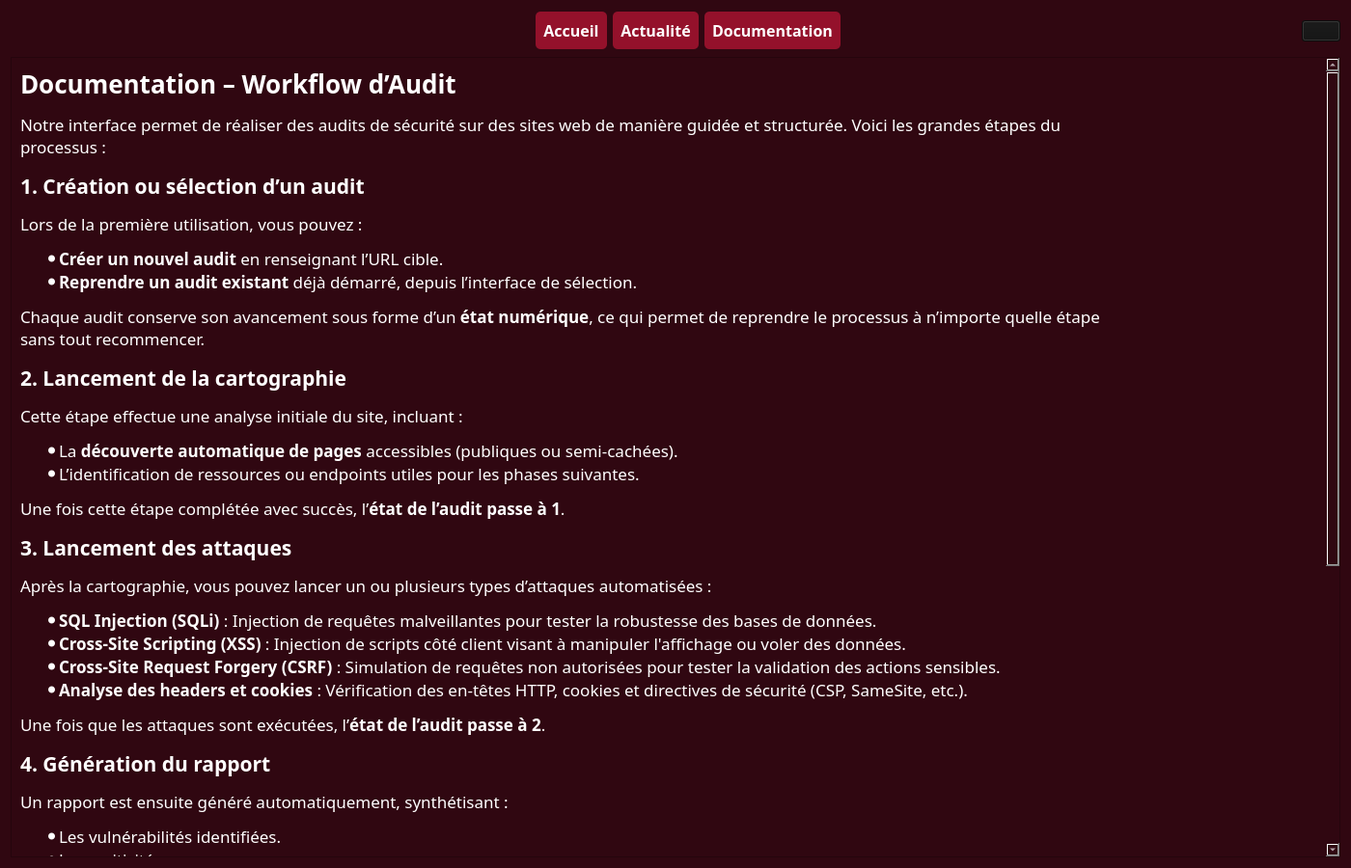
<?xml version="1.0" encoding="UTF-8"?>
<ui version="4.0">
 <class>Documentation</class>
 <widget class="QWidget" name="Documentation">
  <property name="geometry">
   <rect>
    <x>0</x>
    <y>0</y>
    <width>1400</width>
    <height>900</height>
   </rect>
  </property>
  <property name="sizePolicy">
   <sizepolicy hsizetype="Expanding" vsizetype="Preferred">
    <horstretch>0</horstretch>
    <verstretch>0</verstretch>
   </sizepolicy>
  </property>
  <property name="minimumSize">
   <size>
    <width>1400</width>
    <height>900</height>
   </size>
  </property>
  <property name="windowTitle">
   <string>Documentation</string>
  </property>
  <property name="styleSheet">
   <string notr="true">background-color: #300711;
color: white;
</string>
  </property>
  <layout class="QGridLayout" name="gridLayout_2">
   <item row="0" column="0">
    <layout class="QGridLayout" name="gridLayout">
     <item row="0" column="0">
      <widget class="QLabel" name="labelLogo">
       <property name="minimumSize">
        <size>
         <width>65</width>
         <height>42</height>
        </size>
       </property>
       <property name="maximumSize">
        <size>
         <width>65</width>
         <height>42</height>
        </size>
       </property>
       <property name="text">
        <string/>
       </property>
       <property name="pixmap">
        <pixmap>../resources/images/logo.png</pixmap>
       </property>
       <property name="scaledContents">
        <bool>true</bool>
       </property>
      </widget>
     </item>
     <item row="0" column="1">
      <spacer name="horizontalSpacer">
       <property name="orientation">
        <enum>Qt::Orientation::Horizontal</enum>
       </property>
       <property name="sizeHint" stdset="0">
        <size>
         <width>40</width>
         <height>20</height>
        </size>
       </property>
      </spacer>
     </item>
     <item row="0" column="4">
      <widget class="QPushButton" name="pushButtonDocumentationDocumentation">
       <property name="font">
        <font>
         <family>JetBrainsMono Nerd Font</family>
         <pointsize>12</pointsize>
         <bold>true</bold>
        </font>
       </property>
       <property name="styleSheet">
        <string notr="true">QPushButton {
    background-color: #94112b; 
    color: white;
    font-weight: bold;
    border-radius: 5px;
    padding: 8px;
}
QPushButton:hover {
    background-color: #76061c;
}</string>
       </property>
       <property name="text">
        <string>Documentation</string>
       </property>
      </widget>
     </item>
     <item row="0" column="3">
      <widget class="QPushButton" name="pushButtonActualiteDocumentation">
       <property name="font">
        <font>
         <family>JetBrainsMono Nerd Font</family>
         <pointsize>12</pointsize>
         <bold>true</bold>
        </font>
       </property>
       <property name="styleSheet">
        <string notr="true">QPushButton {
    background-color: #94112b; 
    color: white;
    font-weight: bold;
    border-radius: 5px;
    padding: 8px;
}
QPushButton:hover {
    background-color: #76061c;
}</string>
       </property>
       <property name="text">
        <string>Actualité</string>
       </property>
      </widget>
     </item>
     <item row="0" column="2">
      <widget class="QPushButton" name="pushButtonAccueilDocumentation">
       <property name="font">
        <font>
         <family>JetBrainsMono Nerd Font</family>
         <pointsize>12</pointsize>
         <bold>true</bold>
        </font>
       </property>
       <property name="styleSheet">
        <string notr="true">QPushButton {
    background-color: #94112b; 
    color: white;
    font-weight: bold;
    border-radius: 5px;
    padding: 8px;
}
QPushButton:hover {
    background-color: #76061c;
}</string>
       </property>
       <property name="text">
        <string>Accueil</string>
       </property>
      </widget>
     </item>
     <item row="0" column="5">
      <spacer name="horizontalSpacer_2">
       <property name="orientation">
        <enum>Qt::Orientation::Horizontal</enum>
       </property>
       <property name="sizeHint" stdset="0">
        <size>
         <width>40</width>
         <height>20</height>
        </size>
       </property>
      </spacer>
     </item>
     <item row="0" column="6">
      <widget class="QPushButton" name="pushButtonDeconnexionDocumentation">
       <property name="styleSheet">
        <string notr="true">background-color: #121212;
color: white;
</string>
       </property>
       <property name="text">
        <string/>
       </property>
       <property name="icon">
        <iconset>
         <normaloff>../resources/images/deconnexion.png</normaloff>../resources/images/deconnexion.png</iconset>
       </property>
       <property name="iconSize">
        <size>
         <width>32</width>
         <height>32</height>
        </size>
       </property>
      </widget>
     </item>
    </layout>
   </item>
   <item row="1" column="0">
    <widget class="QScrollArea" name="scrollArea">
     <property name="styleSheet">
      <string notr="true">QScrollBar::handle:vertical {
	background-color: #76061C; 
}
QScrollBar::handle:horizontal {
	background-color: #76061C; 
}</string>
     </property>
     <property name="widgetResizable">
      <bool>true</bool>
     </property>
     <widget class="QWidget" name="scrollAreaWidgetContents">
      <property name="geometry">
       <rect>
        <x>0</x>
        <y>0</y>
        <width>1418</width>
        <height>1245</height>
       </rect>
      </property>
      <layout class="QVBoxLayout" name="verticalLayout">
       <item>
        <widget class="QLabel" name="label_4">
         <property name="font">
          <font>
           <family>JetBrainsMono Nerd Font</family>
           <pointsize>13</pointsize>
          </font>
         </property>
         <property name="text">
          <string>&lt;h2&gt;Documentation – Workflow d’Audit&lt;/h2&gt;

&lt;p&gt;Notre interface permet de réaliser des audits de sécurité sur des sites web de manière guidée et structurée. Voici les grandes étapes du &lt;br&gt;processus :&lt;/p&gt;

&lt;h3&gt;1. Création ou sélection d’un audit&lt;/h3&gt;
&lt;p&gt;
  Lors de la première utilisation, vous pouvez :
  &lt;ul&gt;
    &lt;li&gt;&lt;strong&gt;Créer un nouvel audit&lt;/strong&gt; en renseignant l’URL cible.&lt;/li&gt;
    &lt;li&gt;&lt;strong&gt;Reprendre un audit existant&lt;/strong&gt; déjà démarré, depuis l’interface de sélection.&lt;/li&gt;
  &lt;/ul&gt;
&lt;/p&gt;
&lt;p&gt;
  Chaque audit conserve son avancement sous forme d’un &lt;strong&gt;état numérique&lt;/strong&gt;, ce qui permet de reprendre le processus à n’importe quelle étape &lt;br&gt;sans tout recommencer.
&lt;/p&gt;

&lt;h3&gt;2. Lancement de la cartographie&lt;/h3&gt;
&lt;p&gt;
  Cette étape effectue une analyse initiale du site, incluant :
  &lt;ul&gt;
    &lt;li&gt;La &lt;strong&gt;découverte automatique de pages&lt;/strong&gt; accessibles (publiques ou semi-cachées).&lt;/li&gt;
    &lt;li&gt;L’identification de ressources ou endpoints utiles pour les phases suivantes.&lt;/li&gt;
  &lt;/ul&gt;
&lt;/p&gt;
&lt;p&gt;Une fois cette étape complétée avec succès, l’&lt;strong&gt;état de l’audit passe à 1&lt;/strong&gt;.&lt;/p&gt;

&lt;h3&gt;3. Lancement des attaques&lt;/h3&gt;
&lt;p&gt;
  Après la cartographie, vous pouvez lancer un ou plusieurs types d’attaques automatisées :
  &lt;ul&gt;
    &lt;li&gt;&lt;strong&gt;SQL Injection (SQLi)&lt;/strong&gt; : Injection de requêtes malveillantes pour tester la robustesse des bases de données.&lt;/li&gt;
    &lt;li&gt;&lt;strong&gt;Cross-Site Scripting (XSS)&lt;/strong&gt; : Injection de scripts côté client visant à manipuler l'affichage ou voler des données.&lt;/li&gt;
    &lt;li&gt;&lt;strong&gt;Cross-Site Request Forgery (CSRF)&lt;/strong&gt; : Simulation de requêtes non autorisées pour tester la validation des actions sensibles.&lt;/li&gt;
    &lt;li&gt;&lt;strong&gt;Analyse des headers et cookies&lt;/strong&gt; : Vérification des en-têtes HTTP, cookies et directives de sécurité (CSP, SameSite, etc.).&lt;/li&gt;
  &lt;/ul&gt;
&lt;/p&gt;
&lt;p&gt;Une fois que les attaques sont exécutées, l’&lt;strong&gt;état de l’audit passe à 2&lt;/strong&gt;.&lt;/p&gt;

&lt;h3&gt;4. Génération du rapport&lt;/h3&gt;
&lt;p&gt;
  Un rapport est ensuite généré automatiquement, synthétisant :
  &lt;ul&gt;
    &lt;li&gt;Les vulnérabilités identifiées.&lt;/li&gt;
    &lt;li&gt;Leur criticité.&lt;/li&gt;
    &lt;li&gt;Les recommandations associées.&lt;/li&gt;
  &lt;/ul&gt;
&lt;/p&gt;
&lt;p&gt;Une fois cette phase terminée, l’&lt;strong&gt;état de l’audit passe à 3&lt;/strong&gt;.&lt;/p&gt;

&lt;h3&gt;Gestion de l’état des audits&lt;/h3&gt;
&lt;p&gt;Le système repose sur une gestion d’état pour permettre de reprendre un audit à n’importe quelle étape :&lt;/p&gt;

&lt;table border=&quot;1&quot; cellspacing=&quot;0&quot; cellpadding=&quot;6&quot;&gt;
  &lt;thead&gt;
    &lt;tr&gt;
      &lt;th&gt;État&lt;/th&gt;
      &lt;th&gt;Signification&lt;/th&gt;
    &lt;/tr&gt;
  &lt;/thead&gt;
  &lt;tbody&gt;
    &lt;tr&gt;
      &lt;td&gt;0&lt;/td&gt;
      &lt;td&gt;Audit créé, aucune action lancée.&lt;/td&gt;
    &lt;/tr&gt;
    &lt;tr&gt;
      &lt;td&gt;1&lt;/td&gt;
      &lt;td&gt;Cartographie réalisée.&lt;/td&gt;
    &lt;/tr&gt;
    &lt;tr&gt;
      &lt;td&gt;2&lt;/td&gt;
      &lt;td&gt;Attaques effectuées.&lt;/td&gt;
    &lt;/tr&gt;
    &lt;tr&gt;
      &lt;td&gt;3&lt;/td&gt;
      &lt;td&gt;Rapport généré.&lt;/td&gt;
    &lt;/tr&gt;
  &lt;/tbody&gt;
&lt;/table&gt;

&lt;p&gt;
  Il est possible de &lt;strong&gt;s’arrêter à une étape sans tout faire d’un coup&lt;/strong&gt;.&lt;br&gt;
  Par exemple, si vous vous arrêtez après la cartographie (&lt;strong&gt;état 1&lt;/strong&gt;), vous pourrez &lt;strong&gt;reprendre plus tard l’audit&lt;/strong&gt; en allant dans la section &lt;br&gt;&lt;em&gt;« Sélectionner un audit »&lt;/em&gt;.&lt;br&gt;
 Si l’audit est à l’état 1, vous serez automatiquement redirigé vers la &lt;strong&gt;page de lancement des attaques&lt;/strong&gt;, sans repasser par la cartographie.
&lt;/p&gt;
</string>
         </property>
        </widget>
       </item>
      </layout>
     </widget>
    </widget>
   </item>
  </layout>
 </widget>
 <resources/>
 <connections/>
</ui>
